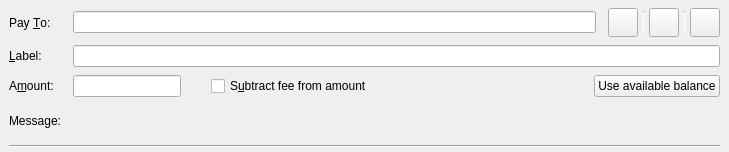
<?xml version="1.0" encoding="UTF-8"?>
<ui version="4.0">
 <class>SendCoinsEntry</class>
 <widget class="QStackedWidget" name="SendCoinsEntry">
  <property name="geometry">
   <rect>
    <x>0</x>
    <y>0</y>
    <width>729</width>
    <height>152</height>
   </rect>
  </property>
  <property name="focusPolicy">
   <enum>Qt::TabFocus</enum>
  </property>
  <property name="autoFillBackground">
   <bool>false</bool>
  </property>
  <property name="currentIndex">
   <number>0</number>
  </property>
  <widget class="QFrame" name="SendCoins">
   <property name="toolTip">
    <string>This is a normal payment.</string>
   </property>
   <property name="frameShape">
    <enum>QFrame::NoFrame</enum>
   </property>
   <layout class="QGridLayout" name="gridLayout">
    <property name="topMargin">
     <number>8</number>
    </property>
    <property name="bottomMargin">
     <number>4</number>
    </property>
    <property name="horizontalSpacing">
     <number>12</number>
    </property>
    <property name="verticalSpacing">
     <number>8</number>
    </property>
    <item row="3" column="1">
     <widget class="QLabel" name="messageTextLabel">
      <property name="toolTip">
       <string>A message that was attached to the kpg: URI which will be stored with the transaction for your reference. Note: This message will not be sent over the Qtum network.</string>
      </property>
      <property name="textFormat">
       <enum>Qt::PlainText</enum>
      </property>
     </widget>
    </item>
    <item row="0" column="0">
     <widget class="QLabel" name="payToLabel">
      <property name="text">
       <string>Pay &amp;To:</string>
      </property>
      <property name="buddy">
       <cstring>payTo</cstring>
      </property>
     </widget>
    </item>
    <item row="2" column="1" colspan="4">
     <layout class="QHBoxLayout" name="horizontalLayoutAmount" stretch="0,0,1,0">
      <item>
       <widget class="BitcoinAmountField" name="payAmount"/>
      </item>
      <item>
       <spacer name="horizontalSpacer">
        <property name="orientation">
         <enum>Qt::Horizontal</enum>
        </property>
        <property name="sizeType">
         <enum>QSizePolicy::Fixed</enum>
        </property>
        <property name="sizeHint" stdset="0">
         <size>
          <width>30</width>
          <height>20</height>
         </size>
        </property>
       </spacer>
      </item>
      <item>
       <widget class="QCheckBox" name="checkboxSubtractFeeFromAmount">
        <property name="toolTip">
         <string>The fee will be deducted from the amount being sent. The recipient will receive less qtums than you enter in the amount field. If multiple recipients are selected, the fee is split equally.</string>
        </property>
        <property name="text">
         <string>S&amp;ubtract fee from amount</string>
        </property>
       </widget>
      </item>
      <item>
       <widget class="QPushButton" name="useAvailableBalanceButton">
        <property name="text">
         <string>Use available balance</string>
        </property>
       </widget>
      </item>
     </layout>
    </item>
    <item row="1" column="0">
     <widget class="QLabel" name="labellLabel">
      <property name="text">
       <string>&amp;Label:</string>
      </property>
      <property name="buddy">
       <cstring>addAsLabel</cstring>
      </property>
     </widget>
    </item>
    <item row="3" column="0">
     <widget class="QLabel" name="messageLabel">
      <property name="text">
       <string>Message:</string>
      </property>
     </widget>
    </item>
    <item row="2" column="0">
     <widget class="QLabel" name="amountLabel">
      <property name="text">
       <string>A&amp;mount:</string>
      </property>
      <property name="buddy">
       <cstring>payAmount</cstring>
      </property>
     </widget>
    </item>
    <item row="0" column="1">
     <layout class="QHBoxLayout" name="payToLayout">
      <property name="spacing">
       <number>6</number>
      </property>
      <item>
       <widget class="QValidatedLineEdit" name="payTo">
        <property name="toolTip">
         <string>The Qtum address to send the payment to</string>
        </property>
       </widget>
      </item>
     </layout>
    </item>
    <item row="4" column="0" colspan="5">
     <widget class="Line" name="hLine">
      <property name="orientation">
       <enum>Qt::Horizontal</enum>
      </property>
     </widget>
    </item>
    <item row="0" column="2" colspan="3">
     <layout class="QHBoxLayout" name="horizontalLayout_3">
      <property name="spacing">
       <number>5</number>
      </property>
      <item>
       <widget class="QToolButton" name="deleteButton">
        <property name="toolTip">
         <string>Remove this entry</string>
        </property>
        <property name="text">
         <string/>
        </property>
        <property name="icon">
         <iconset resource="../bitcoin.qrc">
          <normaloff>:/icons/remove_entry</normaloff>:/icons/remove_entry</iconset>
        </property>
        <property name="iconSize">
         <size>
          <width>22</width>
          <height>22</height>
         </size>
        </property>
       </widget>
      </item>
      <item>
       <widget class="Line" name="vLine">
        <property name="maximumSize">
         <size>
          <width>1</width>
          <height>22</height>
         </size>
        </property>
        <property name="orientation">
         <enum>Qt::Vertical</enum>
        </property>
       </widget>
      </item>
      <item>
       <widget class="QToolButton" name="addressBookButton">
        <property name="toolTip">
         <string>Choose previously used address</string>
        </property>
        <property name="text">
         <string/>
        </property>
        <property name="icon">
         <iconset resource="../bitcoin.qrc">
          <normaloff>:/icons/address-book</normaloff>:/icons/address-book</iconset>
        </property>
        <property name="iconSize">
         <size>
          <width>22</width>
          <height>22</height>
         </size>
        </property>
        <property name="shortcut">
         <string>Alt+A</string>
        </property>
       </widget>
      </item>
      <item>
       <widget class="Line" name="vLine2">
        <property name="maximumSize">
         <size>
          <width>1</width>
          <height>22</height>
         </size>
        </property>
        <property name="orientation">
         <enum>Qt::Vertical</enum>
        </property>
       </widget>
      </item>
      <item>
       <widget class="QToolButton" name="pasteButton">
        <property name="toolTip">
         <string>Paste address from clipboard</string>
        </property>
        <property name="text">
         <string/>
        </property>
        <property name="icon">
         <iconset resource="../bitcoin.qrc">
          <normaloff>:/icons/editpaste</normaloff>:/icons/editpaste</iconset>
        </property>
        <property name="iconSize">
         <size>
          <width>22</width>
          <height>22</height>
         </size>
        </property>
        <property name="shortcut">
         <string>Alt+P</string>
        </property>
       </widget>
      </item>
     </layout>
    </item>
    <item row="1" column="1" colspan="4">
     <widget class="QLineEdit" name="addAsLabel">
      <property name="toolTip">
       <string>Enter a label for this address to add it to the list of used addresses</string>
      </property>
     </widget>
    </item>
   </layout>
  </widget>
  <widget class="QFrame" name="SendCoins_UnauthenticatedPaymentRequest">
   <property name="palette">
    <palette>
     <active>
      <colorrole role="WindowText">
       <brush brushstyle="SolidPattern">
        <color alpha="255">
         <red>0</red>
         <green>0</green>
         <blue>0</blue>
        </color>
       </brush>
      </colorrole>
      <colorrole role="Button">
       <brush brushstyle="SolidPattern">
        <color alpha="255">
         <red>255</red>
         <green>255</green>
         <blue>127</blue>
        </color>
       </brush>
      </colorrole>
      <colorrole role="Light">
       <brush brushstyle="SolidPattern">
        <color alpha="255">
         <red>255</red>
         <green>255</green>
         <blue>255</blue>
        </color>
       </brush>
      </colorrole>
      <colorrole role="Midlight">
       <brush brushstyle="SolidPattern">
        <color alpha="255">
         <red>255</red>
         <green>255</green>
         <blue>191</blue>
        </color>
       </brush>
      </colorrole>
      <colorrole role="Dark">
       <brush brushstyle="SolidPattern">
        <color alpha="255">
         <red>127</red>
         <green>127</green>
         <blue>63</blue>
        </color>
       </brush>
      </colorrole>
      <colorrole role="Mid">
       <brush brushstyle="SolidPattern">
        <color alpha="255">
         <red>170</red>
         <green>170</green>
         <blue>84</blue>
        </color>
       </brush>
      </colorrole>
      <colorrole role="Text">
       <brush brushstyle="SolidPattern">
        <color alpha="255">
         <red>0</red>
         <green>0</green>
         <blue>0</blue>
        </color>
       </brush>
      </colorrole>
      <colorrole role="BrightText">
       <brush brushstyle="SolidPattern">
        <color alpha="255">
         <red>255</red>
         <green>255</green>
         <blue>255</blue>
        </color>
       </brush>
      </colorrole>
      <colorrole role="ButtonText">
       <brush brushstyle="SolidPattern">
        <color alpha="255">
         <red>0</red>
         <green>0</green>
         <blue>0</blue>
        </color>
       </brush>
      </colorrole>
      <colorrole role="Base">
       <brush brushstyle="SolidPattern">
        <color alpha="255">
         <red>255</red>
         <green>255</green>
         <blue>255</blue>
        </color>
       </brush>
      </colorrole>
      <colorrole role="Window">
       <brush brushstyle="SolidPattern">
        <color alpha="255">
         <red>255</red>
         <green>255</green>
         <blue>127</blue>
        </color>
       </brush>
      </colorrole>
      <colorrole role="Shadow">
       <brush brushstyle="SolidPattern">
        <color alpha="255">
         <red>0</red>
         <green>0</green>
         <blue>0</blue>
        </color>
       </brush>
      </colorrole>
      <colorrole role="AlternateBase">
       <brush brushstyle="SolidPattern">
        <color alpha="255">
         <red>255</red>
         <green>255</green>
         <blue>191</blue>
        </color>
       </brush>
      </colorrole>
      <colorrole role="ToolTipBase">
       <brush brushstyle="SolidPattern">
        <color alpha="255">
         <red>255</red>
         <green>255</green>
         <blue>220</blue>
        </color>
       </brush>
      </colorrole>
      <colorrole role="ToolTipText">
       <brush brushstyle="SolidPattern">
        <color alpha="255">
         <red>0</red>
         <green>0</green>
         <blue>0</blue>
        </color>
       </brush>
      </colorrole>
     </active>
     <inactive>
      <colorrole role="WindowText">
       <brush brushstyle="SolidPattern">
        <color alpha="255">
         <red>0</red>
         <green>0</green>
         <blue>0</blue>
        </color>
       </brush>
      </colorrole>
      <colorrole role="Button">
       <brush brushstyle="SolidPattern">
        <color alpha="255">
         <red>255</red>
         <green>255</green>
         <blue>127</blue>
        </color>
       </brush>
      </colorrole>
      <colorrole role="Light">
       <brush brushstyle="SolidPattern">
        <color alpha="255">
         <red>255</red>
         <green>255</green>
         <blue>255</blue>
        </color>
       </brush>
      </colorrole>
      <colorrole role="Midlight">
       <brush brushstyle="SolidPattern">
        <color alpha="255">
         <red>255</red>
         <green>255</green>
         <blue>191</blue>
        </color>
       </brush>
      </colorrole>
      <colorrole role="Dark">
       <brush brushstyle="SolidPattern">
        <color alpha="255">
         <red>127</red>
         <green>127</green>
         <blue>63</blue>
        </color>
       </brush>
      </colorrole>
      <colorrole role="Mid">
       <brush brushstyle="SolidPattern">
        <color alpha="255">
         <red>170</red>
         <green>170</green>
         <blue>84</blue>
        </color>
       </brush>
      </colorrole>
      <colorrole role="Text">
       <brush brushstyle="SolidPattern">
        <color alpha="255">
         <red>0</red>
         <green>0</green>
         <blue>0</blue>
        </color>
       </brush>
      </colorrole>
      <colorrole role="BrightText">
       <brush brushstyle="SolidPattern">
        <color alpha="255">
         <red>255</red>
         <green>255</green>
         <blue>255</blue>
        </color>
       </brush>
      </colorrole>
      <colorrole role="ButtonText">
       <brush brushstyle="SolidPattern">
        <color alpha="255">
         <red>0</red>
         <green>0</green>
         <blue>0</blue>
        </color>
       </brush>
      </colorrole>
      <colorrole role="Base">
       <brush brushstyle="SolidPattern">
        <color alpha="255">
         <red>255</red>
         <green>255</green>
         <blue>255</blue>
        </color>
       </brush>
      </colorrole>
      <colorrole role="Window">
       <brush brushstyle="SolidPattern">
        <color alpha="255">
         <red>255</red>
         <green>255</green>
         <blue>127</blue>
        </color>
       </brush>
      </colorrole>
      <colorrole role="Shadow">
       <brush brushstyle="SolidPattern">
        <color alpha="255">
         <red>0</red>
         <green>0</green>
         <blue>0</blue>
        </color>
       </brush>
      </colorrole>
      <colorrole role="AlternateBase">
       <brush brushstyle="SolidPattern">
        <color alpha="255">
         <red>255</red>
         <green>255</green>
         <blue>191</blue>
        </color>
       </brush>
      </colorrole>
      <colorrole role="ToolTipBase">
       <brush brushstyle="SolidPattern">
        <color alpha="255">
         <red>255</red>
         <green>255</green>
         <blue>220</blue>
        </color>
       </brush>
      </colorrole>
      <colorrole role="ToolTipText">
       <brush brushstyle="SolidPattern">
        <color alpha="255">
         <red>0</red>
         <green>0</green>
         <blue>0</blue>
        </color>
       </brush>
      </colorrole>
     </inactive>
     <disabled>
      <colorrole role="WindowText">
       <brush brushstyle="SolidPattern">
        <color alpha="255">
         <red>127</red>
         <green>127</green>
         <blue>63</blue>
        </color>
       </brush>
      </colorrole>
      <colorrole role="Button">
       <brush brushstyle="SolidPattern">
        <color alpha="255">
         <red>255</red>
         <green>255</green>
         <blue>127</blue>
        </color>
       </brush>
      </colorrole>
      <colorrole role="Light">
       <brush brushstyle="SolidPattern">
        <color alpha="255">
         <red>255</red>
         <green>255</green>
         <blue>255</blue>
        </color>
       </brush>
      </colorrole>
      <colorrole role="Midlight">
       <brush brushstyle="SolidPattern">
        <color alpha="255">
         <red>255</red>
         <green>255</green>
         <blue>191</blue>
        </color>
       </brush>
      </colorrole>
      <colorrole role="Dark">
       <brush brushstyle="SolidPattern">
        <color alpha="255">
         <red>127</red>
         <green>127</green>
         <blue>63</blue>
        </color>
       </brush>
      </colorrole>
      <colorrole role="Mid">
       <brush brushstyle="SolidPattern">
        <color alpha="255">
         <red>170</red>
         <green>170</green>
         <blue>84</blue>
        </color>
       </brush>
      </colorrole>
      <colorrole role="Text">
       <brush brushstyle="SolidPattern">
        <color alpha="255">
         <red>127</red>
         <green>127</green>
         <blue>63</blue>
        </color>
       </brush>
      </colorrole>
      <colorrole role="BrightText">
       <brush brushstyle="SolidPattern">
        <color alpha="255">
         <red>255</red>
         <green>255</green>
         <blue>255</blue>
        </color>
       </brush>
      </colorrole>
      <colorrole role="ButtonText">
       <brush brushstyle="SolidPattern">
        <color alpha="255">
         <red>127</red>
         <green>127</green>
         <blue>63</blue>
        </color>
       </brush>
      </colorrole>
      <colorrole role="Base">
       <brush brushstyle="SolidPattern">
        <color alpha="255">
         <red>255</red>
         <green>255</green>
         <blue>127</blue>
        </color>
       </brush>
      </colorrole>
      <colorrole role="Window">
       <brush brushstyle="SolidPattern">
        <color alpha="255">
         <red>255</red>
         <green>255</green>
         <blue>127</blue>
        </color>
       </brush>
      </colorrole>
      <colorrole role="Shadow">
       <brush brushstyle="SolidPattern">
        <color alpha="255">
         <red>0</red>
         <green>0</green>
         <blue>0</blue>
        </color>
       </brush>
      </colorrole>
      <colorrole role="AlternateBase">
       <brush brushstyle="SolidPattern">
        <color alpha="255">
         <red>255</red>
         <green>255</green>
         <blue>127</blue>
        </color>
       </brush>
      </colorrole>
      <colorrole role="ToolTipBase">
       <brush brushstyle="SolidPattern">
        <color alpha="255">
         <red>255</red>
         <green>255</green>
         <blue>220</blue>
        </color>
       </brush>
      </colorrole>
      <colorrole role="ToolTipText">
       <brush brushstyle="SolidPattern">
        <color alpha="255">
         <red>0</red>
         <green>0</green>
         <blue>0</blue>
        </color>
       </brush>
      </colorrole>
     </disabled>
    </palette>
   </property>
   <property name="toolTip">
    <string>This is an unauthenticated payment request.</string>
   </property>
   <property name="autoFillBackground">
    <bool>true</bool>
   </property>
   <property name="frameShape">
    <enum>QFrame::NoFrame</enum>
   </property>
   <layout class="QGridLayout" name="gridLayout_is">
    <property name="spacing">
     <number>12</number>
    </property>
    <item row="0" column="0">
     <widget class="QLabel" name="payToLabel_is">
      <property name="text">
       <string>Pay To:</string>
      </property>
     </widget>
    </item>
    <item row="0" column="1">
     <layout class="QHBoxLayout" name="payToLayout_is">
      <property name="spacing">
       <number>0</number>
      </property>
      <item>
       <widget class="QLabel" name="payTo_is"/>
      </item>
      <item>
       <widget class="QToolButton" name="deleteButton_is">
        <property name="toolTip">
         <string>Remove this entry</string>
        </property>
        <property name="text">
         <string/>
        </property>
        <property name="icon">
         <iconset resource="../bitcoin.qrc">
          <normaloff>:/icons/remove</normaloff>:/icons/remove</iconset>
        </property>
       </widget>
      </item>
     </layout>
    </item>
    <item row="1" column="0">
     <widget class="QLabel" name="memoLabel_is">
      <property name="text">
       <string>Memo:</string>
      </property>
     </widget>
    </item>
    <item row="1" column="1">
     <widget class="QLabel" name="memoTextLabel_is">
      <property name="textFormat">
       <enum>Qt::PlainText</enum>
      </property>
     </widget>
    </item>
    <item row="2" column="0">
     <widget class="QLabel" name="amountLabel_is">
      <property name="text">
       <string>A&amp;mount:</string>
      </property>
      <property name="buddy">
       <cstring>payAmount_is</cstring>
      </property>
     </widget>
    </item>
    <item row="2" column="1">
     <widget class="BitcoinAmountField" name="payAmount_is">
      <property name="acceptDrops">
       <bool>false</bool>
      </property>
     </widget>
    </item>
   </layout>
  </widget>
  <widget class="QFrame" name="SendCoins_AuthenticatedPaymentRequest">
   <property name="palette">
    <palette>
     <active>
      <colorrole role="WindowText">
       <brush brushstyle="SolidPattern">
        <color alpha="255">
         <red>0</red>
         <green>0</green>
         <blue>0</blue>
        </color>
       </brush>
      </colorrole>
      <colorrole role="Button">
       <brush brushstyle="SolidPattern">
        <color alpha="255">
         <red>140</red>
         <green>232</green>
         <blue>119</blue>
        </color>
       </brush>
      </colorrole>
      <colorrole role="Light">
       <brush brushstyle="SolidPattern">
        <color alpha="255">
         <red>230</red>
         <green>255</green>
         <blue>224</blue>
        </color>
       </brush>
      </colorrole>
      <colorrole role="Midlight">
       <brush brushstyle="SolidPattern">
        <color alpha="255">
         <red>185</red>
         <green>243</green>
         <blue>171</blue>
        </color>
       </brush>
      </colorrole>
      <colorrole role="Dark">
       <brush brushstyle="SolidPattern">
        <color alpha="255">
         <red>70</red>
         <green>116</green>
         <blue>59</blue>
        </color>
       </brush>
      </colorrole>
      <colorrole role="Mid">
       <brush brushstyle="SolidPattern">
        <color alpha="255">
         <red>93</red>
         <green>155</green>
         <blue>79</blue>
        </color>
       </brush>
      </colorrole>
      <colorrole role="Text">
       <brush brushstyle="SolidPattern">
        <color alpha="255">
         <red>0</red>
         <green>0</green>
         <blue>0</blue>
        </color>
       </brush>
      </colorrole>
      <colorrole role="BrightText">
       <brush brushstyle="SolidPattern">
        <color alpha="255">
         <red>155</red>
         <green>255</green>
         <blue>147</blue>
        </color>
       </brush>
      </colorrole>
      <colorrole role="ButtonText">
       <brush brushstyle="SolidPattern">
        <color alpha="255">
         <red>0</red>
         <green>0</green>
         <blue>0</blue>
        </color>
       </brush>
      </colorrole>
      <colorrole role="Base">
       <brush brushstyle="SolidPattern">
        <color alpha="255">
         <red>119</red>
         <green>255</green>
         <blue>233</blue>
        </color>
       </brush>
      </colorrole>
      <colorrole role="Window">
       <brush brushstyle="SolidPattern">
        <color alpha="255">
         <red>140</red>
         <green>232</green>
         <blue>119</blue>
        </color>
       </brush>
      </colorrole>
      <colorrole role="Shadow">
       <brush brushstyle="SolidPattern">
        <color alpha="255">
         <red>0</red>
         <green>0</green>
         <blue>0</blue>
        </color>
       </brush>
      </colorrole>
      <colorrole role="AlternateBase">
       <brush brushstyle="SolidPattern">
        <color alpha="255">
         <red>197</red>
         <green>243</green>
         <blue>187</blue>
        </color>
       </brush>
      </colorrole>
      <colorrole role="NoRole">
       <brush brushstyle="SolidPattern">
        <color alpha="255">
         <red>125</red>
         <green>194</green>
         <blue>122</blue>
        </color>
       </brush>
      </colorrole>
      <colorrole role="ToolTipBase">
       <brush brushstyle="SolidPattern">
        <color alpha="255">
         <red>255</red>
         <green>255</green>
         <blue>220</blue>
        </color>
       </brush>
      </colorrole>
      <colorrole role="ToolTipText">
       <brush brushstyle="SolidPattern">
        <color alpha="255">
         <red>0</red>
         <green>0</green>
         <blue>0</blue>
        </color>
       </brush>
      </colorrole>
     </active>
     <inactive>
      <colorrole role="WindowText">
       <brush brushstyle="SolidPattern">
        <color alpha="255">
         <red>0</red>
         <green>0</green>
         <blue>0</blue>
        </color>
       </brush>
      </colorrole>
      <colorrole role="Button">
       <brush brushstyle="SolidPattern">
        <color alpha="255">
         <red>140</red>
         <green>232</green>
         <blue>119</blue>
        </color>
       </brush>
      </colorrole>
      <colorrole role="Light">
       <brush brushstyle="SolidPattern">
        <color alpha="255">
         <red>230</red>
         <green>255</green>
         <blue>224</blue>
        </color>
       </brush>
      </colorrole>
      <colorrole role="Midlight">
       <brush brushstyle="SolidPattern">
        <color alpha="255">
         <red>185</red>
         <green>243</green>
         <blue>171</blue>
        </color>
       </brush>
      </colorrole>
      <colorrole role="Dark">
       <brush brushstyle="SolidPattern">
        <color alpha="255">
         <red>70</red>
         <green>116</green>
         <blue>59</blue>
        </color>
       </brush>
      </colorrole>
      <colorrole role="Mid">
       <brush brushstyle="SolidPattern">
        <color alpha="255">
         <red>93</red>
         <green>155</green>
         <blue>79</blue>
        </color>
       </brush>
      </colorrole>
      <colorrole role="Text">
       <brush brushstyle="SolidPattern">
        <color alpha="255">
         <red>0</red>
         <green>0</green>
         <blue>0</blue>
        </color>
       </brush>
      </colorrole>
      <colorrole role="BrightText">
       <brush brushstyle="SolidPattern">
        <color alpha="255">
         <red>155</red>
         <green>255</green>
         <blue>147</blue>
        </color>
       </brush>
      </colorrole>
      <colorrole role="ButtonText">
       <brush brushstyle="SolidPattern">
        <color alpha="255">
         <red>0</red>
         <green>0</green>
         <blue>0</blue>
        </color>
       </brush>
      </colorrole>
      <colorrole role="Base">
       <brush brushstyle="SolidPattern">
        <color alpha="255">
         <red>119</red>
         <green>255</green>
         <blue>233</blue>
        </color>
       </brush>
      </colorrole>
      <colorrole role="Window">
       <brush brushstyle="SolidPattern">
        <color alpha="255">
         <red>140</red>
         <green>232</green>
         <blue>119</blue>
        </color>
       </brush>
      </colorrole>
      <colorrole role="Shadow">
       <brush brushstyle="SolidPattern">
        <color alpha="255">
         <red>0</red>
         <green>0</green>
         <blue>0</blue>
        </color>
       </brush>
      </colorrole>
      <colorrole role="AlternateBase">
       <brush brushstyle="SolidPattern">
        <color alpha="255">
         <red>197</red>
         <green>243</green>
         <blue>187</blue>
        </color>
       </brush>
      </colorrole>
      <colorrole role="NoRole">
       <brush brushstyle="SolidPattern">
        <color alpha="255">
         <red>125</red>
         <green>194</green>
         <blue>122</blue>
        </color>
       </brush>
      </colorrole>
      <colorrole role="ToolTipBase">
       <brush brushstyle="SolidPattern">
        <color alpha="255">
         <red>255</red>
         <green>255</green>
         <blue>220</blue>
        </color>
       </brush>
      </colorrole>
      <colorrole role="ToolTipText">
       <brush brushstyle="SolidPattern">
        <color alpha="255">
         <red>0</red>
         <green>0</green>
         <blue>0</blue>
        </color>
       </brush>
      </colorrole>
     </inactive>
     <disabled>
      <colorrole role="WindowText">
       <brush brushstyle="SolidPattern">
        <color alpha="255">
         <red>70</red>
         <green>116</green>
         <blue>59</blue>
        </color>
       </brush>
      </colorrole>
      <colorrole role="Button">
       <brush brushstyle="SolidPattern">
        <color alpha="255">
         <red>140</red>
         <green>232</green>
         <blue>119</blue>
        </color>
       </brush>
      </colorrole>
      <colorrole role="Light">
       <brush brushstyle="SolidPattern">
        <color alpha="255">
         <red>230</red>
         <green>255</green>
         <blue>224</blue>
        </color>
       </brush>
      </colorrole>
      <colorrole role="Midlight">
       <brush brushstyle="SolidPattern">
        <color alpha="255">
         <red>185</red>
         <green>243</green>
         <blue>171</blue>
        </color>
       </brush>
      </colorrole>
      <colorrole role="Dark">
       <brush brushstyle="SolidPattern">
        <color alpha="255">
         <red>70</red>
         <green>116</green>
         <blue>59</blue>
        </color>
       </brush>
      </colorrole>
      <colorrole role="Mid">
       <brush brushstyle="SolidPattern">
        <color alpha="255">
         <red>93</red>
         <green>155</green>
         <blue>79</blue>
        </color>
       </brush>
      </colorrole>
      <colorrole role="Text">
       <brush brushstyle="SolidPattern">
        <color alpha="255">
         <red>70</red>
         <green>116</green>
         <blue>59</blue>
        </color>
       </brush>
      </colorrole>
      <colorrole role="BrightText">
       <brush brushstyle="SolidPattern">
        <color alpha="255">
         <red>155</red>
         <green>255</green>
         <blue>147</blue>
        </color>
       </brush>
      </colorrole>
      <colorrole role="ButtonText">
       <brush brushstyle="SolidPattern">
        <color alpha="255">
         <red>70</red>
         <green>116</green>
         <blue>59</blue>
        </color>
       </brush>
      </colorrole>
      <colorrole role="Base">
       <brush brushstyle="SolidPattern">
        <color alpha="255">
         <red>140</red>
         <green>232</green>
         <blue>119</blue>
        </color>
       </brush>
      </colorrole>
      <colorrole role="Window">
       <brush brushstyle="SolidPattern">
        <color alpha="255">
         <red>140</red>
         <green>232</green>
         <blue>119</blue>
        </color>
       </brush>
      </colorrole>
      <colorrole role="Shadow">
       <brush brushstyle="SolidPattern">
        <color alpha="255">
         <red>0</red>
         <green>0</green>
         <blue>0</blue>
        </color>
       </brush>
      </colorrole>
      <colorrole role="AlternateBase">
       <brush brushstyle="SolidPattern">
        <color alpha="255">
         <red>140</red>
         <green>232</green>
         <blue>119</blue>
        </color>
       </brush>
      </colorrole>
      <colorrole role="NoRole">
       <brush brushstyle="SolidPattern">
        <color alpha="255">
         <red>125</red>
         <green>194</green>
         <blue>122</blue>
        </color>
       </brush>
      </colorrole>
      <colorrole role="ToolTipBase">
       <brush brushstyle="SolidPattern">
        <color alpha="255">
         <red>255</red>
         <green>255</green>
         <blue>220</blue>
        </color>
       </brush>
      </colorrole>
      <colorrole role="ToolTipText">
       <brush brushstyle="SolidPattern">
        <color alpha="255">
         <red>0</red>
         <green>0</green>
         <blue>0</blue>
        </color>
       </brush>
      </colorrole>
     </disabled>
    </palette>
   </property>
   <property name="toolTip">
    <string>This is an authenticated payment request.</string>
   </property>
   <property name="autoFillBackground">
    <bool>true</bool>
   </property>
   <property name="frameShape">
    <enum>QFrame::NoFrame</enum>
   </property>
   <layout class="QGridLayout" name="gridLayout_s">
    <property name="spacing">
     <number>12</number>
    </property>
    <item row="0" column="0">
     <widget class="QLabel" name="payToLabel_s">
      <property name="text">
       <string>Pay To:</string>
      </property>
      <property name="alignment">
       <set>Qt::AlignRight|Qt::AlignTrailing|Qt::AlignVCenter</set>
      </property>
     </widget>
    </item>
    <item row="0" column="1">
     <layout class="QHBoxLayout" name="payToLayout_s">
      <property name="spacing">
       <number>0</number>
      </property>
      <item>
       <widget class="QLabel" name="payTo_s">
        <property name="textFormat">
         <enum>Qt::PlainText</enum>
        </property>
       </widget>
      </item>
      <item>
       <widget class="QToolButton" name="deleteButton_s">
        <property name="toolTip">
         <string>Remove this entry</string>
        </property>
        <property name="text">
         <string/>
        </property>
        <property name="icon">
         <iconset resource="../bitcoin.qrc">
          <normaloff>:/icons/remove</normaloff>:/icons/remove</iconset>
        </property>
       </widget>
      </item>
     </layout>
    </item>
    <item row="1" column="0">
     <widget class="QLabel" name="memoLabel_s">
      <property name="text">
       <string>Memo:</string>
      </property>
      <property name="alignment">
       <set>Qt::AlignRight|Qt::AlignTrailing|Qt::AlignVCenter</set>
      </property>
     </widget>
    </item>
    <item row="1" column="1">
     <widget class="QLabel" name="memoTextLabel_s">
      <property name="textFormat">
       <enum>Qt::PlainText</enum>
      </property>
     </widget>
    </item>
    <item row="2" column="0">
     <widget class="QLabel" name="amountLabel_s">
      <property name="text">
       <string>A&amp;mount:</string>
      </property>
      <property name="alignment">
       <set>Qt::AlignRight|Qt::AlignTrailing|Qt::AlignVCenter</set>
      </property>
      <property name="buddy">
       <cstring>payAmount_s</cstring>
      </property>
     </widget>
    </item>
    <item row="2" column="1">
     <widget class="BitcoinAmountField" name="payAmount_s">
      <property name="acceptDrops">
       <bool>false</bool>
      </property>
     </widget>
    </item>
   </layout>
  </widget>
 </widget>
 <customwidgets>
  <customwidget>
   <class>QValidatedLineEdit</class>
   <extends>QLineEdit</extends>
   <header>qt/qvalidatedlineedit.h</header>
  </customwidget>
  <customwidget>
   <class>BitcoinAmountField</class>
   <extends>QLineEdit</extends>
   <header>qt/bitcoinamountfield.h</header>
   <container>1</container>
  </customwidget>
 </customwidgets>
 <tabstops>
  <tabstop>payTo</tabstop>
  <tabstop>addressBookButton</tabstop>
  <tabstop>pasteButton</tabstop>
  <tabstop>deleteButton</tabstop>
  <tabstop>addAsLabel</tabstop>
  <tabstop>payAmount</tabstop>
  <tabstop>payAmount_is</tabstop>
  <tabstop>deleteButton_is</tabstop>
  <tabstop>payAmount_s</tabstop>
  <tabstop>deleteButton_s</tabstop>
 </tabstops>
 <resources>
  <include location="../bitcoin.qrc"/>
 </resources>
 <connections/>
</ui>
